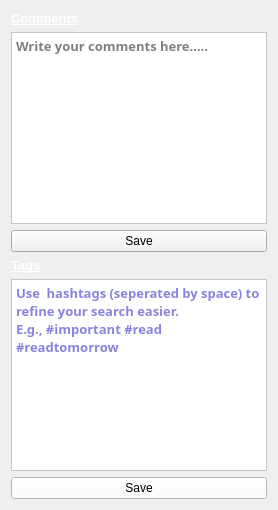
          <widget class="QWidget" name="tab_5">
           <attribute name="icon">
            <iconset>
             <normaloff>ico/016.png</normaloff>ico/016.png</iconset>
           </attribute>
           <attribute name="title">
            <string>Notes</string>
           </attribute>
           <layout class="QVBoxLayout" name="verticalLayout_5">
            <item>
             <widget class="QLabel" name="label_10">
              <property name="font">
               <font>
                <pointsize>10</pointsize>
                <weight>75</weight>
                <bold>true</bold>
                <underline>true</underline>
               </font>
              </property>
              <property name="styleSheet">
               <string notr="true">color: rgb(255, 255, 255);</string>
              </property>
              <property name="text">
               <string>Comments</string>
              </property>
             </widget>
            </item>
            <item>
             <layout class="QHBoxLayout" name="horizontalLayout_5">
              <item>
               <widget class="QPlainTextEdit" name="noteswriter">
                <property name="font">
                 <font>
                  <family>Segoe UI Semibold</family>
                  <pointsize>10</pointsize>
                  <weight>75</weight>
                  <bold>true</bold>
                 </font>
                </property>
                <property name="styleSheet">
                 <string notr="true">background-color: rgb(255, 255, 255);</string>
                </property>
                <property name="textInteractionFlags">
                 <set>Qt::LinksAccessibleByMouse|Qt::TextEditable|Qt::TextEditorInteraction|Qt::TextSelectableByKeyboard|Qt::TextSelectableByMouse</set>
                </property>
                <property name="backgroundVisible">
                 <bool>false</bool>
                </property>
                <property name="placeholderText">
                 <string>Write your comments here.....</string>
                </property>
               </widget>
              </item>
             </layout>
            </item>
            <item>
             <widget class="QPushButton" name="notessave">
              <property name="sizePolicy">
               <sizepolicy hsizetype="Minimum" vsizetype="Fixed">
                <horstretch>0</horstretch>
                <verstretch>0</verstretch>
               </sizepolicy>
              </property>
              <property name="styleSheet">
               <string notr="true">background-color: rgb(240, 240, 240);</string>
              </property>
              <property name="text">
               <string>Save</string>
              </property>
             </widget>
            </item>
            <item>
             <widget class="QLabel" name="label_11">
              <property name="font">
               <font>
                <pointsize>10</pointsize>
                <weight>75</weight>
                <bold>true</bold>
                <underline>true</underline>
               </font>
              </property>
              <property name="styleSheet">
               <string notr="true">color: rgb(255, 255, 255);</string>
              </property>
              <property name="text">
               <string>Tags</string>
              </property>
             </widget>
            </item>
            <item>
             <widget class="QPlainTextEdit" name="stringtag">
              <property name="font">
               <font>
                <family>Segoe UI Semibold</family>
                <pointsize>10</pointsize>
                <weight>75</weight>
                <bold>true</bold>
               </font>
              </property>
              <property name="styleSheet">
               <string notr="true">color: rgb(20, 8, 190);

background-color: rgb(255, 255, 255);</string>
              </property>
              <property name="placeholderText">
               <string>Use  hashtags (seperated by space) to refine your search easier.                                                   E.g., #important #read #readtomorrow </string>
              </property>
             </widget>
            </item>
            <item>
             <widget class="QPushButton" name="savetag">
              <property name="sizePolicy">
               <sizepolicy hsizetype="Minimum" vsizetype="Fixed">
                <horstretch>0</horstretch>
                <verstretch>0</verstretch>
               </sizepolicy>
              </property>
              <property name="styleSheet">
               <string notr="true">background-color: rgb(255, 255, 255);</string>
              </property>
              <property name="text">
               <string>Save</string>
              </property>
             </widget>
            </item>
           </layout>
          </widget>
